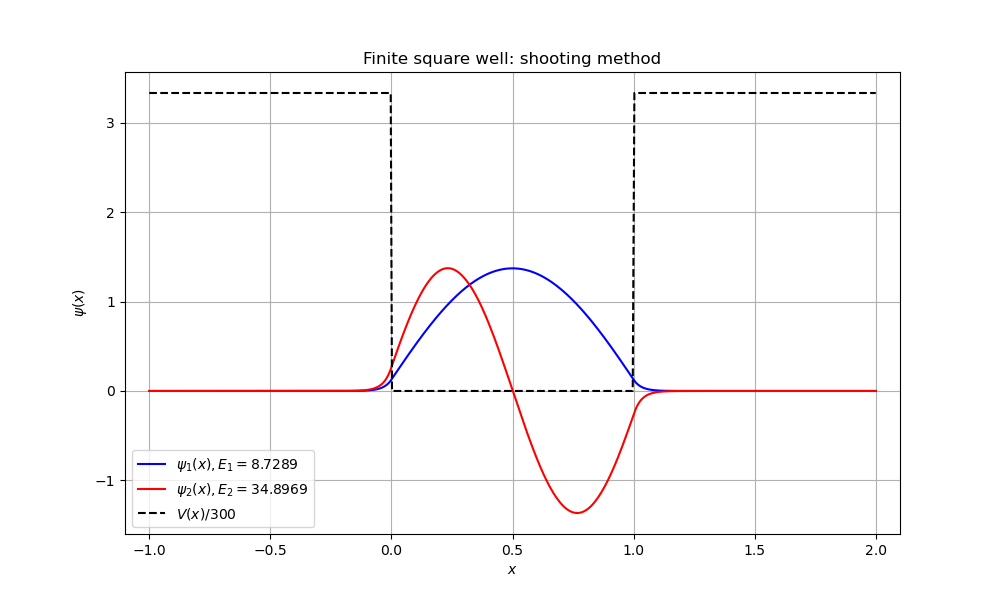

Reproduce this figure in Python.
import numpy as np
from scipy.integrate import solve_ivp
from scipy.optimize import root_scalar
import matplotlib.pyplot as plt

def V(x):
    return np.where((x < 0) | (x > 1), 1000, 0)

def schrodinger_equation(x, y, E):
    psi, dpsi = y
    d2psi = (V(x) - E) * psi
    return [dpsi, d2psi]

# 定义打靶法的目标函数，输入一个猜测的能量值，返回积分到右侧边界时的波函数绝对值
def shoot(E):
    sol = solve_ivp(schrodinger_equation, [-1, 2], [0, 0.01], args=(E,), 
                    rtol=1e-10, atol=1e-12)
    return sol.y[0, -1]

root1 = root_scalar(shoot, bracket=[5, 15], xtol=1e-12)
E1 = root1.root

root2 = root_scalar(shoot, bracket=[25, 45], xtol=1e-12)
E2 = root2.root

# 在 x=0.3 处拼接，避开中心波节
def get_stable_wavefunction(E, x_match=0.3):
    x_L = np.linspace(-1, x_match, 250)
    x_R = np.linspace(2, x_match, 250) 
    
    sol_L = solve_ivp(schrodinger_equation, [-1, x_match], [0, 0.01], args=(E,), dense_output=True)
    psi_L = sol_L.sol(x_L)[0]
    
    sol_R = solve_ivp(schrodinger_equation, [2, x_match], [0, -0.01], args=(E,), dense_output=True)
    psi_R = sol_R.sol(x_R)[0]
    
    scale = psi_L[-1] / psi_R[-1] 
    psi_R_scaled = psi_R * scale
    
    x_full = np.concatenate((x_L, x_R[::-1][1:]))
    psi_full = np.concatenate((psi_L, psi_R_scaled[::-1][1:]))
    
    psi_full = psi_full / np.sqrt(np.trapezoid(psi_full**2, x_full))
    return x_full, psi_full

x_eval1, psi1 = get_stable_wavefunction(E1)
x_eval2, psi2 = get_stable_wavefunction(E2)

if psi1[np.argmax(np.abs(psi1))] < 0:
    psi1 = -psi1
if psi2[np.argmax(np.abs(psi2[:250]))] < 0:
    psi2 = -psi2

plt.figure(figsize=(10, 6))

plt.plot(x_eval1, psi1, label=rf"$\psi_1(x), E_1 = {E1:.4f}$", color='blue')
plt.plot(x_eval2, psi2, label=rf"$\psi_2(x), E_2 = {E2:.4f}$", color='red')
plt.plot(x_eval1, V(x_eval1)/300, 'k--', label=r"$V(x)/300$")

plt.xlim(-1.1, 2.1)
plt.xlabel(r"$x$")
plt.ylabel(r"$\psi(x)$")
plt.title("Finite square well: shooting method")
plt.legend(loc='lower left')
plt.grid(True)

plt.show()
